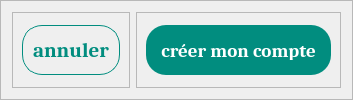
               <widget class="QFrame" name="frame_9">
                <property name="styleSheet">
                 <string notr="true">background:none;</string>
                </property>
                <property name="frameShape">
                 <enum>QFrame::StyledPanel</enum>
                </property>
                <property name="frameShadow">
                 <enum>QFrame::Raised</enum>
                </property>
                <layout class="QHBoxLayout" name="horizontalLayout_13">
                 <item>
                  <widget class="QFrame" name="frame_3">
                   <property name="frameShape">
                    <enum>QFrame::StyledPanel</enum>
                   </property>
                   <property name="frameShadow">
                    <enum>QFrame::Raised</enum>
                   </property>
                   <layout class="QHBoxLayout" name="horizontalLayout_11">
                    <item alignment="Qt::AlignHCenter">
                     <widget class="QPushButton" name="pushButton_annuler">
                      <property name="maximumSize">
                       <size>
                        <width>16777215</width>
                        <height>50</height>
                       </size>
                      </property>
                      <property name="font">
                       <font>
                        <family>cambria</family>
                        <pointsize>16</pointsize>
                        <weight>75</weight>
                        <bold>true</bold>
                       </font>
                      </property>
                      <property name="cursor">
                       <cursorShape>PointingHandCursor</cursorShape>
                      </property>
                      <property name="styleSheet">
                       <string notr="true">border-radius: 20px;
background: none;
color:rgb(1, 141, 127);
border: 1px solid rgb(1, 141, 127);
padding: 10px;</string>
                      </property>
                      <property name="text">
                       <string>annuler</string>
                      </property>
                      <property name="icon">
                       <iconset resource="media.qrc">
                        <normaloff>:/icons/clear-icon-15.png</normaloff>:/icons/clear-icon-15.png</iconset>
                      </property>
                      <property name="iconSize">
                       <size>
                        <width>50</width>
                        <height>50</height>
                       </size>
                      </property>
                     </widget>
                    </item>
                   </layout>
                  </widget>
                 </item>
                 <item>
                  <widget class="QFrame" name="frame_2">
                   <property name="frameShape">
                    <enum>QFrame::StyledPanel</enum>
                   </property>
                   <property name="frameShadow">
                    <enum>QFrame::Raised</enum>
                   </property>
                   <layout class="QHBoxLayout" name="horizontalLayout_7">
                    <item alignment="Qt::AlignHCenter">
                     <widget class="QPushButton" name="pushButton_AJOUTER">
                      <property name="maximumSize">
                       <size>
                        <width>16777215</width>
                        <height>50</height>
                       </size>
                      </property>
                      <property name="font">
                       <font>
                        <family>cambria</family>
                        <pointsize>14</pointsize>
                        <weight>75</weight>
                        <bold>true</bold>
                       </font>
                      </property>
                      <property name="cursor">
                       <cursorShape>PointingHandCursor</cursorShape>
                      </property>
                      <property name="styleSheet">
                       <string notr="true">border-radius: 20px;
padding:15px;
background: rgb(1, 141, 127);
color:#fff;</string>
                      </property>
                      <property name="text">
                       <string>créer mon compte</string>
                      </property>
                      <property name="iconSize">
                       <size>
                        <width>30</width>
                        <height>30</height>
                       </size>
                      </property>
                     </widget>
                    </item>
                   </layout>
                  </widget>
                 </item>
                </layout>
               </widget>
